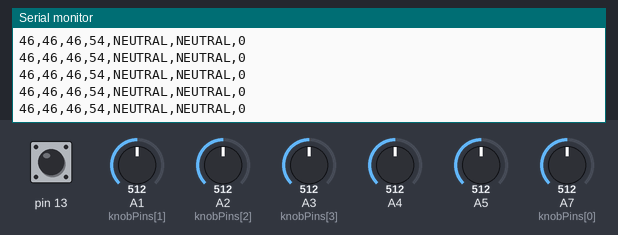
Bench run of a sketch on a simulated Arduino Nano, built with avr-gcc and run on an emulated ATmega328P. Parts: the last lines printed to the serial monitor. The test bench sets the inputs (shaded band); at power-on: A4 = 512, A5 = 512, pin 13 HIGH, A1 (knobPins[1]) = 512, A2 (knobPins[2]) = 512, A3 (knobPins[3]) = 512, A7 (knobPins[0]) = 512.

Above: at 1.2 s.
1.3 s: A4 set to 693
2.8 s: A4 set to 709
At 2.86 s:
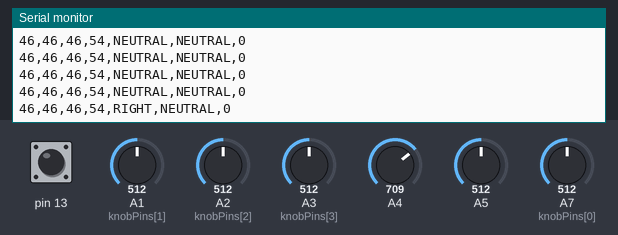
4.7 s: A5 set to 683
At 4.72 s:
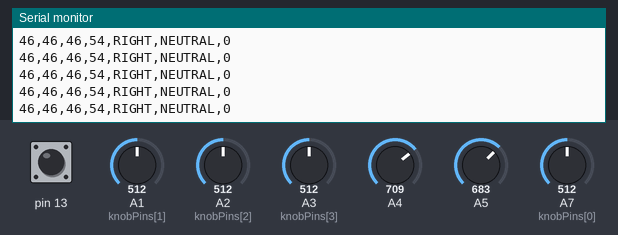
6.2 s: A5 set to 706
At 6.22 s:
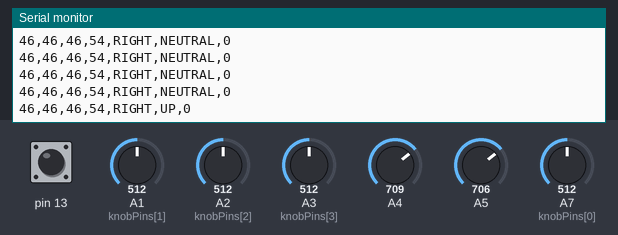

Measured:
- the behaviour switches between 699 and 700 on A4 (found by bisection; images 0 and 1)
- the behaviour switches between 699 and 700 on A5 (found by bisection; images 2 and 3)
- after the input at 2.8 s, the serial monitor: prints a new line at once (image 1)
- after the input at 6.2 s, the serial monitor: prints a new line at once (image 3)

The sketch:

mixer_firmware.ino
```cpp
// Reference copy of the flashed, final firmware — kept here for
// documentation only. Do not edit without re-flashing the Nano; the Rust
// backend's serial parser (src-tauri/src/serial.rs) assumes this exact
// protocol: "K1,K2,K3,K4,X,Y,BTN\n" at 115200 baud, one line every 50ms.

const int knobPins[4] = {A7, A1, A2, A3};
const int RAW_MIN = 0;
const int RAW_MAX = 943;
const int THRESH_HIGH = 700;
const int THRESH_LOW  = 300;

void setup() {
  Serial.begin(115200);
  pinMode(13, INPUT);
}

String axisLabel(int raw, const char* highName, const char* lowName) {
  if (raw >= THRESH_HIGH) return highName;
  if (raw <= THRESH_LOW)  return lowName;
  return "NEUTRAL";
}

void loop() {
  int pct[4];
  for (int i = 0; i < 4; i++) {
    int raw = analogRead(knobPins[i]);
    pct[i] = (i == 3)
      ? map(constrain(raw, RAW_MIN, RAW_MAX), RAW_MIN, RAW_MAX, 0, 100)
      : map(constrain(raw, RAW_MIN, RAW_MAX), RAW_MIN, RAW_MAX, 100, 0);
  }
  int x = analogRead(A4);
  int y = analogRead(A5);
  int btn = digitalRead(13) == LOW ? 1 : 0;

  Serial.print(pct[0]); Serial.print(",");
  Serial.print(pct[1]); Serial.print(",");
  Serial.print(pct[2]); Serial.print(",");
  Serial.print(pct[3]); Serial.print(",");
  Serial.print(axisLabel(x, "RIGHT", "LEFT")); Serial.print(",");
  Serial.print(axisLabel(y, "UP", "DOWN")); Serial.print(",");
  Serial.println(btn);

  delay(50);
}
```
